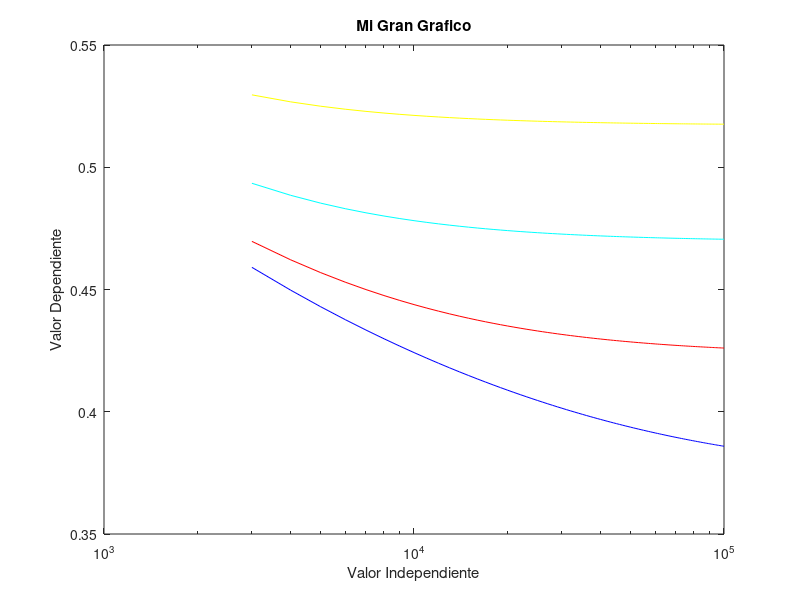

Recreate this plot in MATLAB. (Note: this script raises an error after producing the figure.)
%------------------------------------------------------------------------%
load datos.mat
fig=figure;   %Genero el diagrama y lo guardo como fig para editar despues
blk=[0 0 0];  %Guardo el color negro en blk
set(fig,'defaultAxesColorOrder',[blk; blk]) %cambio color de ejes
%------------------------------------------------------------------------%
semilogx(rev,fev1,'b-')
hold on                 %Hace falta tener un hold on
semilogx(rev,fev2,'r-')
semilogx(rev,fev3,'c-') 
semilogx(rev,fev4,'y-')
yl=ylim;                %Guarda los limites del eje para tener referencia
                        %cuando haya un nuevo eje y
title('Mi Gran Grafico')
xlabel('Valor Independiente')
ylabel('Valor Dependiente')
yyaxis right            %Crea un nuevo eje y queda como eje activo
yticks('manual')        %Esto va permitir modificar los ticks del nuevo eje
yticks([fev1(end),fev2(end),fev3(end),fev4(end)]) %Guarda posiciones de los ticks
ylim(yl)                %Iguala limites del nuevo eje al del primer eje
yticklabels({'Azul!' , 'Rojo!', 'Celeste!' ,'Amarillo!'})
ylabel('Los Colores del Arco iris \heartsuit')
grid on
